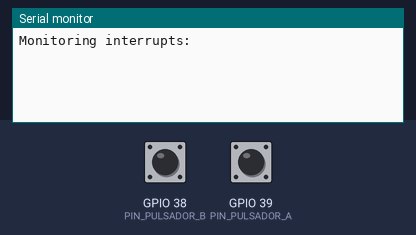
A sketch run on a simulated ESP32. Shown: the last lines printed to the serial monitor. The inputs (shaded band) are chosen by the test bench; at power-on: GPIO 38 (PIN_PULSADOR_B) HIGH, GPIO 39 (PIN_PULSADOR_A) HIGH.

Above: at 1.2 s.
1.3 s: GPIO 38 (PIN_PULSADOR_B) pulled LOW for 0.15 s
At 2.6 s:
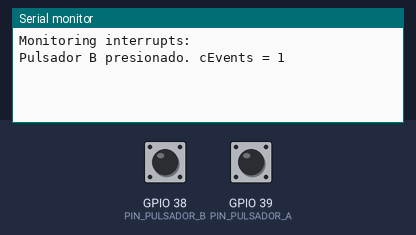
2.9 s: GPIO 39 (PIN_PULSADOR_A) pulled LOW for 0.15 s
At 4.0 s:
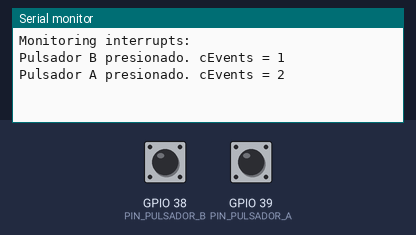
4.5 s: GPIO 38 (PIN_PULSADOR_B) pulled LOW for 1 s
At 6.5 s:
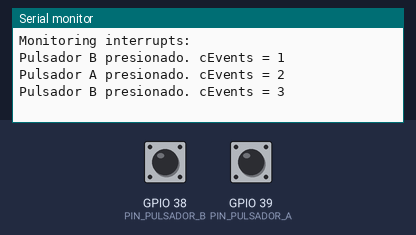
7.0 s: GPIO 39 (PIN_PULSADOR_A) pulled LOW for 1 s
At 8.4 s:
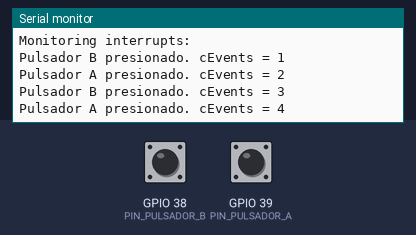

The sketch:

Ejer_5.ino
```cpp
/* ================================== EJERCICIO 5 ======================================
 * Dos tareas (Tarea A y Tarea B) están sincronizadas con dos rutinas de atención a las
 * interrupciones generadas con los botones A y B (ISR A e ISR B). Las tareas cuentan
 * las veces que se han pulsado los botones A y B utilizando la variable compartida
 * cEvents. Use el fichero Ejer_5_int_seccritica.ino
 * a) Lea e interprete el código del programa
 * b) Compruebe el funcionamiento del programa pulsando los botones A y B a la vez
 * c) Utilice portENTER_CRITICAL(&mux) y portEXIT_CRITICAL(&mux) para proteger la
 * sección crítica de las tareas
===================================================================================== */
#define PIN_PULSADOR_A 39
#define PIN_PULSADOR_B 38

void Delay_c(int const a_end, int const b_end);

//creo el manejador para el semáforo como variable global
SemaphoreHandle_t xSemaphore_A = NULL;
SemaphoreHandle_t xSemaphore_B = NULL;

portMUX_TYPE mux = portMUX_INITIALIZER_UNLOCKED;

static int cEvents;

// Rutina de interrupción, llamada cuando se presiona el pulsador
void IRAM_ATTR pulsadorA_ISR() {
    // da el semáforo para que quede libre para la tarea pulsador
   xSemaphoreGiveFromISR(xSemaphore_A, NULL);
}
void IRAM_ATTR pulsadorB_ISR() {
    // da el semáforo para que quede libre para la tarea pulsador
   xSemaphoreGiveFromISR(xSemaphore_B, NULL);
}

int const a_end = 32767;
int const b_end = 199;
volatile int incr_2 = 0;

void task_pulsador_A(void* arg) {
   while(1) {
      int incr = 1;
      int cuenta;
      // Espero por la notificación de la ISR
      if(xSemaphoreTake(xSemaphore_A,portMAX_DELAY) == pdTRUE) {
            cuenta = cEvents;
            Delay_c(a_end,b_end);
            cuenta += incr;
            portENTER_CRITICAL(&mux);
            cEvents = cuenta;
            portEXIT_CRITICAL(&mux);
//            cEvents ++;
            Serial.print("Pulsador A presionado. cEvents = ");
            Serial.println(cEvents);
      }
   }
}
void task_pulsador_B(void* arg) {
   while(1) {
      // Espero por la notificación de la ISR
      if(xSemaphoreTake(xSemaphore_B,portMAX_DELAY) == pdTRUE) {
        portENTER_CRITICAL(&mux);
            cEvents ++;
        portEXIT_CRITICAL(&mux);
            Serial.print("Pulsador B presionado. cEvents = ");
            Serial.println(cEvents);
      }
   }
}

void setup() {
  Serial.begin(115200);
  Serial.println("Monitoring interrupts: ");
  pinMode(PIN_PULSADOR_A, INPUT_PULLUP);
  pinMode(PIN_PULSADOR_B, INPUT_PULLUP);
  attachInterrupt(digitalPinToInterrupt(PIN_PULSADOR_A), pulsadorA_ISR, RISING);
  attachInterrupt(digitalPinToInterrupt(PIN_PULSADOR_B), pulsadorB_ISR, RISING);

   // se crea el semáforo binario
   xSemaphore_A = xSemaphoreCreateBinary();
   xSemaphore_B = xSemaphoreCreateBinary();

   // creo la tarea task_pulsador
   xTaskCreate(task_pulsador_A, "task_pulsador_A", 2048, NULL, 1, NULL);
   xTaskCreate(task_pulsador_B, "task_pulsador_B", 2048, NULL, 1, NULL);
}

void Delay_c(int const a_end, int const b_end){
    int a, b;
      for (a = 1; a <= a_end; a++){
        for (b = 1; b <= b_end; b++)
          {
           incr_2++;
           }
        }
}

void loop() {}
```

Measured:
- after the input at 1.3 s, the serial monitor: prints a new line after 0.15 s (image 1)
- after the input at 2.9 s, the serial monitor: prints a new line after 0.15 s (image 2)
- after the input at 4.5 s, the serial monitor: prints a new line after 1.0 s (image 3)
- after the input at 7.0 s, the serial monitor: prints a new line after 1.0 s (image 4)
